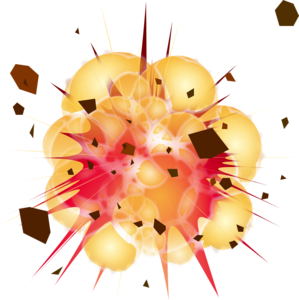
#> input picture assets/img/boom.png, 299 x 300 px
$ python ek.py ../../assets/img/boom.png 5
#> lines starting #> are read from the running program, lines starting #| are printed output that depends on the picture; after the words box and inside, x2 and y2 are one past the last pixel; in counts of white or black regions, pixels touching at a corner belong together
import numpy as np, sys
from PIL import Image
from scipy import ndimage as nd
def keep_near_main(p, r, out=None, thr=40):
#> called with p = '../../assets/img/boom.png', r = 5, thr = 40
    im=Image.open(p).convert('RGBA'); a=np.array(im)
#> in keep_near_main, im is the input picture: PIL image 299x300 RGBA; mean R, G, B, A 118.6, 80, 50, 109.9
    m=a[...,3]>thr; lab,n=nd.label(m,np.ones((3,3))); sz=nd.sum(m,lab,range(1,n+1))
#> after `m = a[..., 3] > thr`:
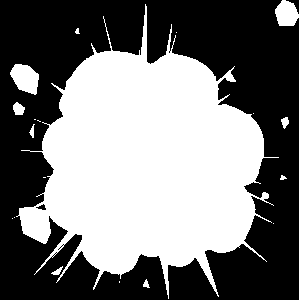
#> m: shape (300, 299) bool; 46.7% white; 19 white regions (9 under 20 px), largest, box (x1, y1, x2, y2) and area: (16, 4, 279, 299) 40429, (10, 64, 39, 95) 619, (275, 0, 299, 26) 473
#> after `lab, n = nd.label(m, np.ones((3, 3)))`:
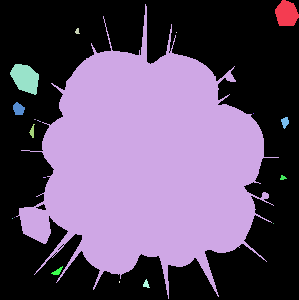
#> lab: shape (300, 299) int32; 20 distinct labels, from 0 to 19; one colour per label, 0 black
#> after `lab, n = nd.label(m, np.ones((3, 3)))`: n = 19
#> after `sz = nd.sum(m, lab, range(1, n + 1))`: sz = 19 values, max 40429 at index 1, min 1 at index 3, mean 2204.1
    main=lab==(1+np.argmax(sz))
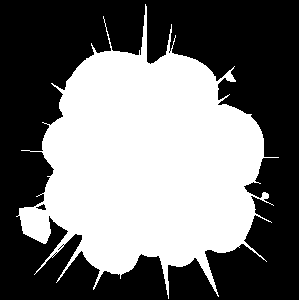
#> main: shape (300, 299) bool; 45.1% white; 1 white region, box (x1, y1, x2, y2) and area: (16, 4, 279, 299) 40429
    near=nd.distance_transform_edt(~main)<=r
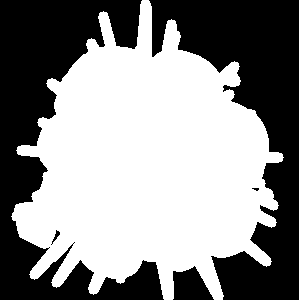
#> near: shape (300, 299) bool; 55.2% white; 5 black regions (1 under 20 px), largest, box (x1, y1, x2, y2) and area: (0, 0, 164, 300) 19682, (149, 0, 299, 300) 19493, (173, 266, 214, 300) 958, (51, 230, 60, 245) 40
    a[...,3]=np.where(near,a[...,3],0)
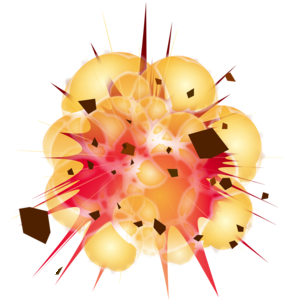
#> a: shape (300, 299, 4); 2.17% of pixels changed, all inside (x1, y1, x2, y2) = (0, 0, 299, 300); transparent parts drawn white
    if r>0:  # drop specks left that no longer touch anything big
        m=a[...,3]>thr; lab,n=nd.label(m,np.ones((3,3)))
#> after `m = a[..., 3] > thr`: m: shape (300, 299) bool; 45.1% white; 10 white regions (8 under 20 px), largest, box (x1, y1, x2, y2) and area: (16, 4, 279, 299) 40429, (55, 266, 63, 275) 30
#> after `lab, n = nd.label(m, np.ones((3, 3)))`:
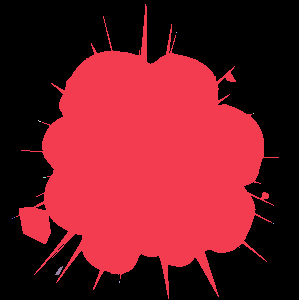
#> lab: shape (300, 299) int32; 11 distinct labels, from 0 to 10; one colour per label, 0 black
#> after `lab, n = nd.label(m, np.ones((3, 3)))`: n = 10
        for k in range(1,n+1):
            if (lab==k).sum()<12: a[...,3][lab==k]=0
#> a: shape (300, 299, 4); 0.01% of pixels changed, all inside (x1, y1, x2, y2) = (12, 32, 274, 283)
    a[a[...,3]==0]=0
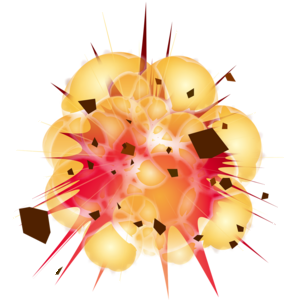
#> a: shape (300, 299, 4); mean R, G, B, A 108.7, 74.2, 47, 106.3; transparent parts drawn white
    Image.fromarray(a).save(out or p, optimize=True)
if __name__=='__main__':
    keep_near_main(sys.argv[1], int(sys.argv[2]))
